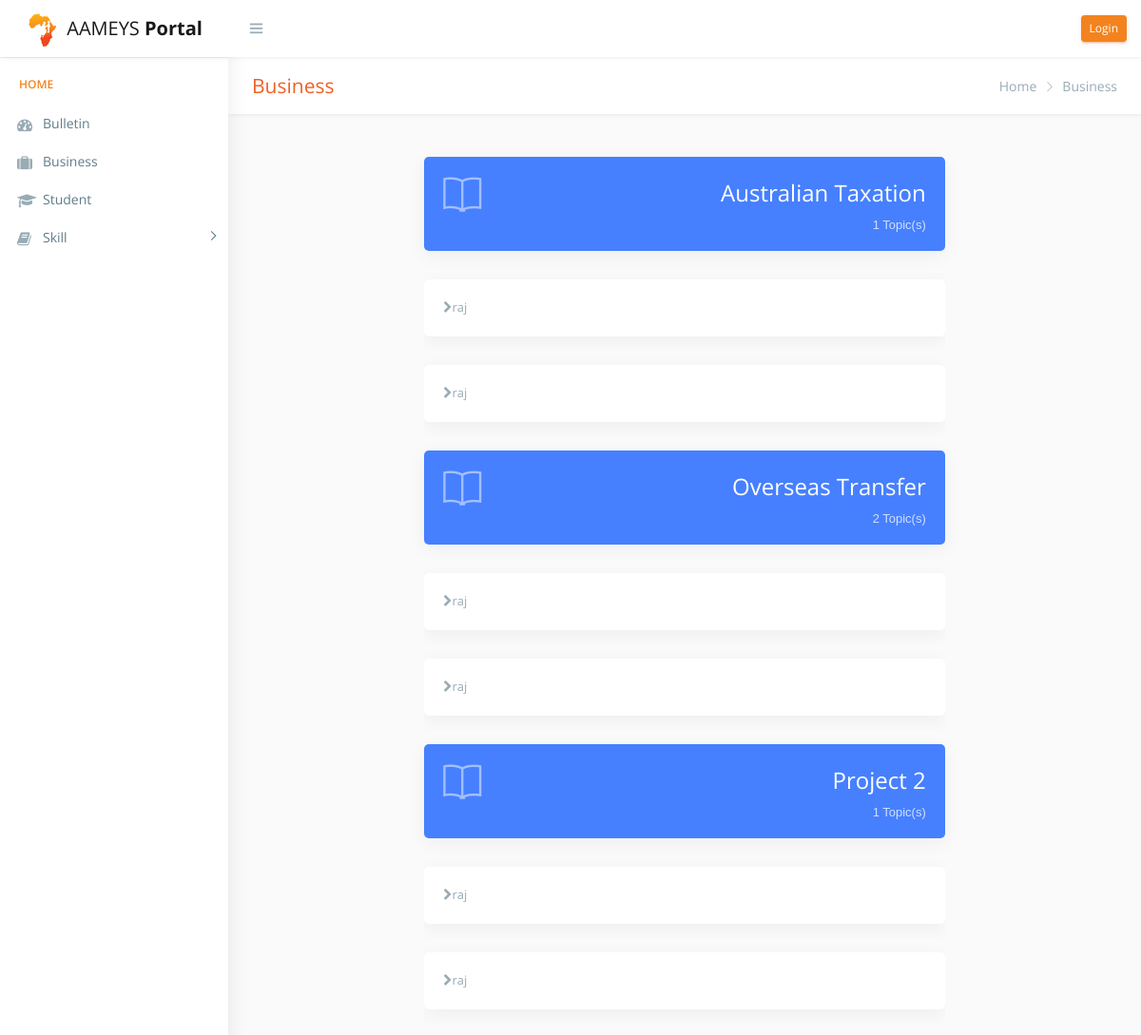
The app's page /publicskillstesting.php, older data.
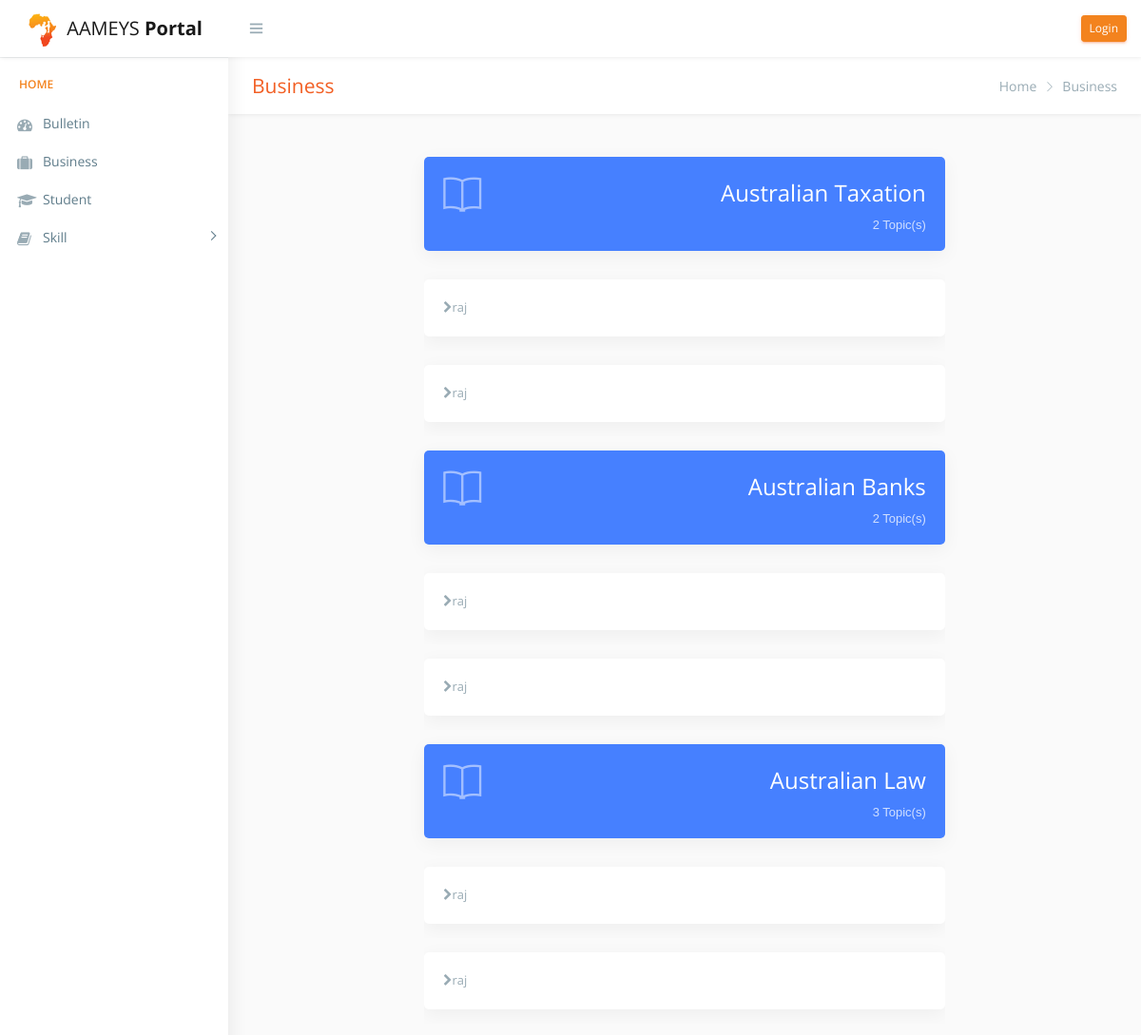
The same page, newer data.
### tables this page shows
CREATE TABLE `course` (
  `courId` int(11) NOT NULL,
  `courName` text NOT NULL
);

### publicskillstesting.php (the view, shortened to what this page needs)
<!DOCTYPE html>
<?php include "include/db_config.php";?>
<html lang="en">
<head>
    <link href="css/lib/bootstrap/bootstrap.css" rel="stylesheet">
    <link href="css/helper.css" rel="stylesheet">
    <link href="css/style.css" rel="stylesheet">
</head>
<body class="fix-header fix-sidebar">
    <div id="main-wrapper">
        <div class="header" style="">
            <?php include "include/top_nav.php"; ?>
        </div>
        <div class="left-sidebar" style="overflow: visible;">
            <?php include "include/side_nav.php"; ?>
        </div>
  <div class="page-wrapper" style="min-height: 157px;">
            <div class="row page-titles">
                <div class="col-md-5 align-self-center">
                    <h3 class="text-primary">Business</h3> </div>
                <div class="col-md-7 align-self-center">
                    <ol class="breadcrumb">
                        <li class="breadcrumb-item"><a href="publicbulletin.php">Home</a></li>
                        <li class="breadcrumb-item active">Business</li>
                    </ol>
                </div>
            </div>
            <div class="row justify-content-center">
                    <?php
                      $query = "SELECT * FROM course";
                      $result = mysqli_query($conn,$query);
                      while($row = mysqli_fetch_assoc($result))
                      {
                        $courName=$row['courName'];
                        $ccourId=$row['courId'];
                    ?>
                        <p>
                              <div class="col-md-7" data-toggle="collapse" href="#raj" role="button" aria-expanded="false" >
                                  <div class="card bg-primary p-20">
                                      <div class="media widget-ten">
                                          <div class="media-left meida media-middle">
                                              <span><i class="ti-book f-s-40"></i></span>
                                          </div>
                                          <div class="media-body media-text-right">
                                              <h2 class="color-white"><?php echo $courName; ?></h2>
                                              <?php
                                              $query2 = "SELECT * FROM topic WHERE courId= $ccourId ";
                                              $result2 = mysqli_query($conn,$query2);
                                              $count= mysqli_num_rows($result2);
                                              ?>
                                              <p class="m-b-0"><?php echo $count; ?> Topic(s)</p>
                                          </div>
                                      </div>
                                  </div>
                              </div>
                          </p>
                          <div class="col-md-7">
                            <div aria-expanded="false" class="collapse" id="raj2">
                              <div class="card card-body">
                                <ul class="list-icons">
                                  <li><a href="javascript:void(0)"><i class="fa fa-chevron-right"></i>raj</a></li>
                                </ul>
                              </div>
                            </div>
                          </div>
                          <div class="col-md-7">
                            <div aria-expanded="false" class="collapse" id="raj">
                              <div class="card card-body">
                                <ul class="list-icons">
                                  <li><a href="javascript:void(0)"><i class="fa fa-chevron-right"></i>raj</a></li>
                                </ul>
                              </div>
                            </div>
                          </div>
                      <?php
                        }
                       ?>
            </div>
          </div>
      </div>
  </body>
  </html>

Row changes from the older to the newer data that the page shows:
computed for course "Australian Taxation": count "1" → "2"
changed course: courName "Overseas Transfer" → "Australian Banks"
changed course: courName "Project 2" → "Australian Law"; count "1" → "3"
